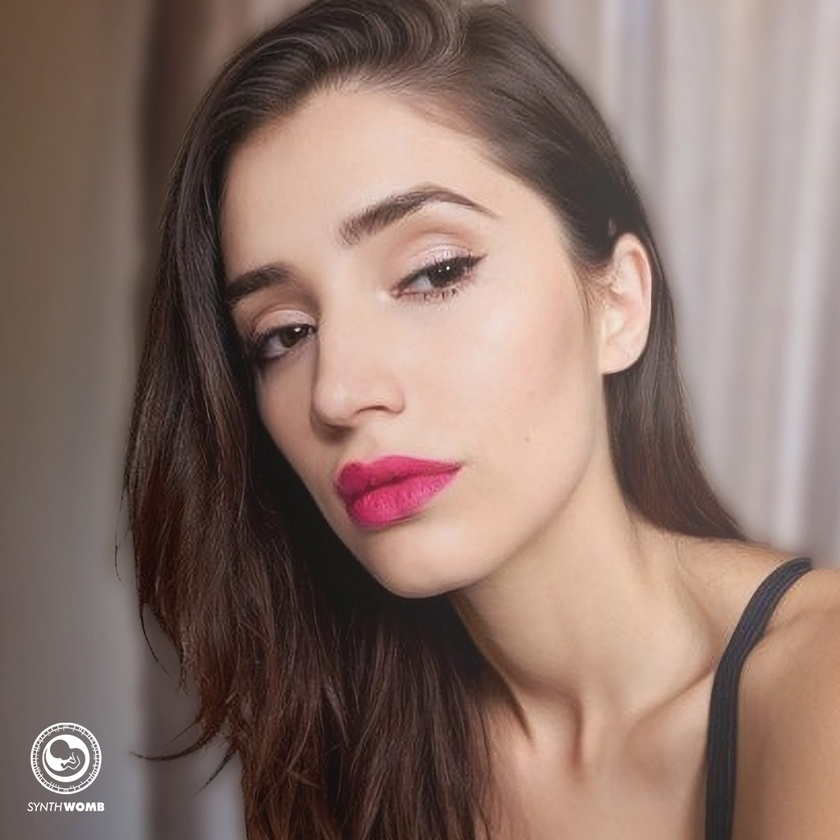
#> input picture input/face_detect/input.jpg, 840 x 840 px, shrunk from 1024 x 1024 before the run; its folder holds only this picture in this run
$ python image_detect_face.py
#> lines starting #> are read from the running program, lines starting #| are printed output that depends on the picture
import cv2
from PIL import Image
import os
import glob
import numpy as np  # Add this line

def detect_and_mark_faces(input_path, output_dir):
    # Load the image using PIL to handle various image formats
#> called with input_path = 'input/face_detect/input.jpg', output_dir = './output/face_detect'
    image_pil = Image.open(input_path)
#> image_pil is the input picture: PIL image 840x840 RGB; mean R, G, B 138.8, 115.2, 106.2
    image = cv2.cvtColor(np.array(image_pil), cv2.COLOR_RGB2BGR)  # Use np for nump

    # Convert the image to grayscale
    gray = cv2.cvtColor(image, cv2.COLOR_BGR2GRAY)
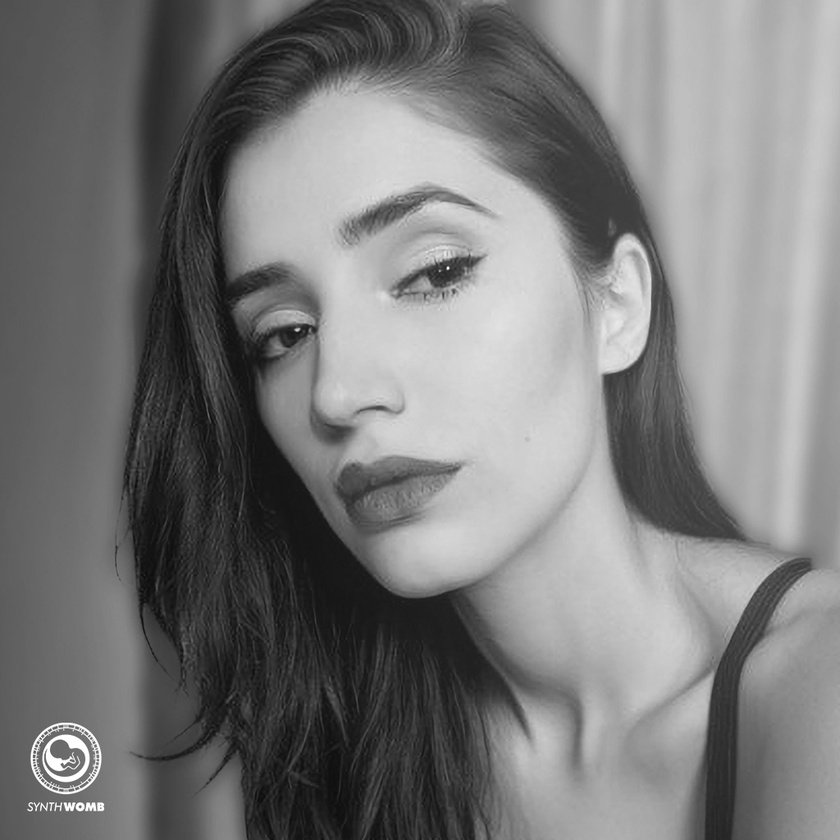
#> gray: shape (840, 840); min 10, max 255, mean 121.2

    # Load the pre-trained face detector
    face_cascade = cv2.CascadeClassifier(cv2.data.haarcascades + 'haarcascade_frontalface_default.xml')

    # Detect faces in the image
    faces = face_cascade.detectMultiScale(gray, scaleFactor=1.1, minNeighbors=5, minSize=(30, 30))
#> faces = [[124, 87, 498, 498]]

    # Draw rectangles around the faces
    for (x, y, w, h) in faces:
        cv2.rectangle(image, (x, y), (x+w, y+h), (0, 255, 0), 2)
#> this loop made 1 pass
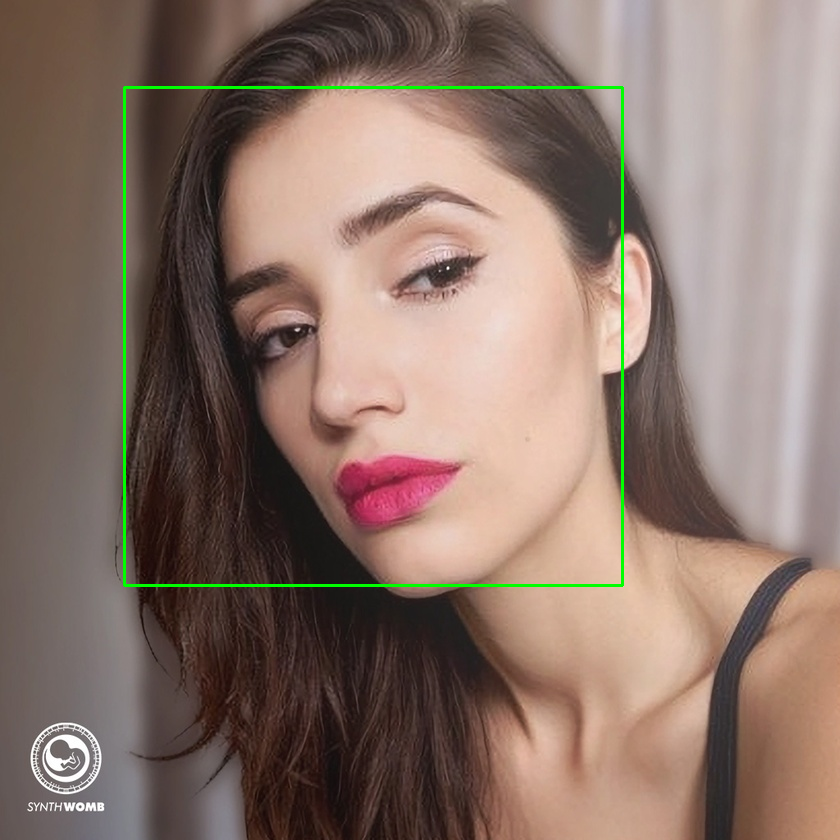
#> image: shape (840, 840, 3); mean B, G, R 105.4, 116.4, 137.8

    # Create an output directory if it doesn't exist
    os.makedirs(output_dir, exist_ok=True)

    # Save the marked image using PIL to handle various image formats
    output_path = os.path.join(output_dir, f"marked_{os.path.basename(input_path)}")
    marked_image_pil = Image.fromarray(cv2.cvtColor(image, cv2.COLOR_BGR2RGB))
    marked_image_pil.save(output_path)

    print(f"Detected {len(faces)} face(s). Marked image saved to {output_path}")
#| Detected 1 face(s). Marked image saved to ./output/face_detect/marked_input.jpg

if __name__ == "__main__":
    input_directory = "./input/face_detect"
    output_directory = "./output/face_detect"

    # Get a list of all image files in the input directory
    image_files = glob.glob(os.path.join(input_directory, "*"))

    for image_file in image_files:
        detect_and_mark_faces(image_file, output_directory)
